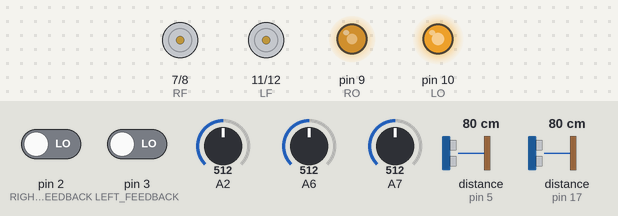
Bench run of a sketch on a simulated Arduino Nano, built with avr-gcc and run on an emulated ATmega328P. On the bench: motor-driver pin pairs drawn as motors (green arrow = first pin HIGH = forward, orange = second pin HIGH = backward, longer = more drive), output pins drawn as LEDs (lit = HIGH). The test bench sets the inputs (shaded band); at power-on: distance to the obstacle (sensors on pin 17, pin 5) 80 cm, A2 = 512, A6 = 512, A7 = 512, pin 2 (RIGHT_FEEDBACK) LOW, pin 3 (LEFT_FEEDBACK) LOW. The echo pulse lasts 58.3 µs per cm.

Above: at 1.2 s.
1.3 s: distance to the obstacle (sensor on pin 17) set to 91 cm
At 3.2 s:
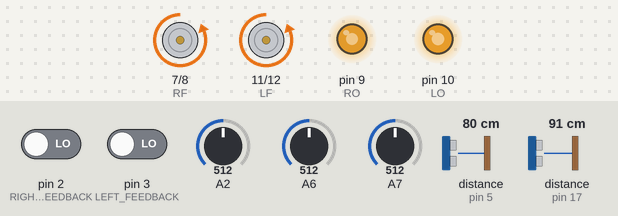
4.3 s: A2 set to 306
7.3 s: A6 set to 289
10.3 s: A7 set to 301
At 10.3 s:
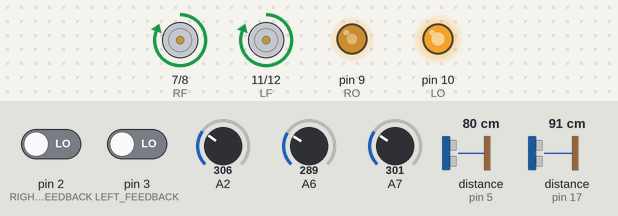
11.8 s: A7 set to 280
At 12.4 s:
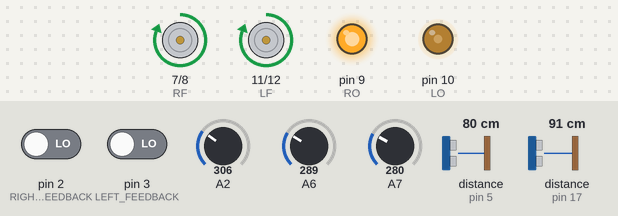
13.3 s: distance to the obstacle (sensor on pin 17) set to 102 cm
At 14.2 s:
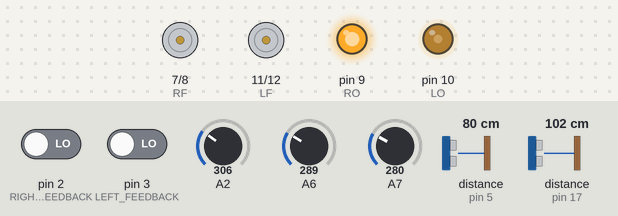
Timing chart, 0 to 16.9 s (numbered marks = the images above; inputs shaded):
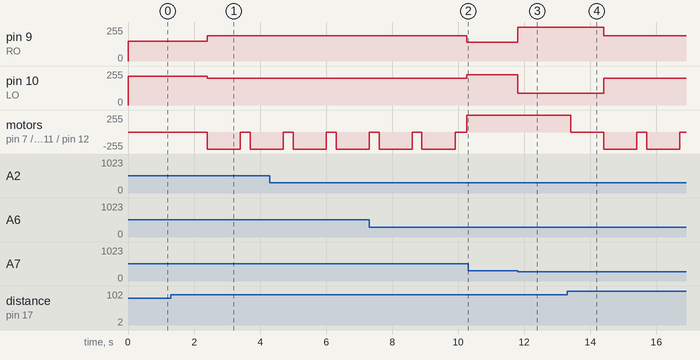

Measured:
- the behaviour switches between 85 and 86 cm on distance to the obstacle (sensor on pin 17) (found by bisection; images 0 and 1)
- the behaviour switches between 289 and 288 on A7 (found by bisection; images 2 and 3)
- the behaviour switches between 96 and 97 cm on distance to the obstacle (sensor on pin 17) (found by bisection; images 3 and 4)
- after the input at 1.3 s, pin 9 (RO): 150/255 → 190/255 after 1.1 s; pin 10 (LO): 215/255 → 200/255 after 1.1 s; motor on pin 7 (RF) / pin 8 (RB), motor on pin 11 (LF) / pin 12 (LB): stopped → backward 255/255 after 1.1 s, → stopped 1.0 s later, → backward 255/255 0.30 s later
- after the input at 7.3 s, pin 9 (RO): 190/255 → 140/255 after 3.0 s; pin 10 (LO): 200/255 → 227/255 after 3.0 s
- after the input at 10.3 s, every drawn part: stays the same
- after the input at 11.8 s, pin 9 (RO): 140/255 → 255/255 at once; pin 10 (LO): 227/255 → 90/255 at once
- after the input at 13.3 s, pin 9 (RO): 255/255 → 190/255 after 1.1 s; pin 10 (LO): 90/255 → 200/255 after 1.1 s; motor on pin 7 (RF) / pin 8 (RB), motor on pin 11 (LF) / pin 12 (LB): goes stopped 1.0 s, backward 255/255 1.0 s, stopped 0.30 s, backward 255/255 1.0 s, then stopped, starting after 0.11 s

The sketch:

story17.ino
```cpp
#include <NewPing.h>

#define FRONT_TRIGGER_PIN  4 // Arduino pin tied to trigger pin on the ultrasonic sensor.
#define FRONT_ECHO_PIN     5 // Arduino pin tied to echo pin on the ultrasonic sensor.
#define BOTTOM_TRIGGER_PIN  13 // Arduino pin tied to trigger pin on the ultrasonic sensor.
#define BOTTOM_ECHO_PIN     17 // Arduino pin tied to echo pin on the ultrasonic sensor.
#define MAX_DISTANCE 200 // Maximum distance we want to ping for (in centimeters). Maximum sensor distance is rated at 400-500cm.

NewPing forward_sonar(FRONT_TRIGGER_PIN, FRONT_ECHO_PIN, MAX_DISTANCE); // Setup pins and max distance for forward facing sensor
NewPing down_sonar(BOTTOM_TRIGGER_PIN, BOTTOM_ECHO_PIN, MAX_DISTANCE); // Setup pins and max distance for downward facing sensor

int RF = 7;
int RB = 8;
int RO = 9;
int LO = 10;
int LF = 11;
int LB = 12;

int middle_ldr = A6;
int left_ldr = A7;
int right_ldr = A2;

const int LEFT_FEEDBACK = 3;
const int RIGHT_FEEDBACK = 2;

volatile int leftcounter = 0;
volatile int rightcounter = 0;

int LEFT_SPD = 215;
int RIGHT_SPD = 150;

float front_distance = 150;
float down_distance = 1;
float last_measured = 400;

// the setup function runs once when you press reset or power the board
void setup() {
  pinMode(RF, OUTPUT);    //rightmotor fowrards
  pinMode(RB, OUTPUT);    //rightmotor backwards
  pinMode(RO, OUTPUT);
  pinMode(LO, OUTPUT);
  pinMode(LF, OUTPUT);   //leftmotor forwards
  pinMode(LB, OUTPUT);   //leftmotor backwards

  Serial.begin(115200);
  attachInterrupt(digitalPinToInterrupt(LEFT_FEEDBACK), LeftMotorISR, RISING);
  attachInterrupt(digitalPinToInterrupt(RIGHT_FEEDBACK), RightMotorISR, RISING);

  analogWrite(RO, RIGHT_SPD);
  analogWrite(LO, LEFT_SPD);

  front_distance = forward_sonar.ping_cm();
  down_distance = down_sonar.ping_cm();

  //search_for_light(); // Rotate to point at light source
}

// the loop function runs over and over again forever
void loop() {
  delay(50);
  // code for followin light
  int left_ldr_value = get_ldr_reading(left_ldr);
  int right_ldr_value = get_ldr_reading(right_ldr);
  int middle_ldr_value = get_ldr_reading(middle_ldr);
  if (left_ldr_value < right_ldr_value && left_ldr_value < middle_ldr_value){
    //turn more left
    set_speed(90, 255);
    forward();
  }
  if (right_ldr_value < left_ldr_value && right_ldr_value < middle_ldr_value){
    //turn more right
    set_speed(255, 60);
    forward();
  }
  if (middle_ldr_value < left_ldr_value && middle_ldr_value < right_ldr_value){
    //go straight
    set_speed(227, 140);
    forward();
  }

  // check for drop
  if ((down_distance - last_measured) >= 6 && last_measured != 400) {
    drop_detected();
  }

  //check for obstacle
  if (front_distance < 30 && front_distance > 20) {
    Stop();
  }

  // Check for reverse
  if (front_distance > 0 && front_distance < 21) {
    obstacle_detected();
  }

  last_measured = down_distance;
  front_distance = forward_sonar.ping_cm();
  down_distance = down_sonar.ping_cm();
}
// check max forward while straight speed
//complete all bonuses in the morning
//test chain of rovers
```

functions.ino
```cpp
void forward() {
  digitalWrite(RB, LOW);   // turn the LED on (HIGH is the voltage level)
  digitalWrite(LB, LOW);
  digitalWrite(RF, HIGH);   // turn the LED on (HIGH is the voltage level)
  digitalWrite(LF, HIGH);
}

void backward() {
  digitalWrite(RF, LOW);   // turn the LED on (HIGH is the voltage level)
  digitalWrite(LF, LOW);
  digitalWrite(RB, HIGH);   // turn the LED on (HIGH is the voltage level)
  digitalWrite(LB, HIGH);
}
void Stop() {
  digitalWrite(RF, LOW);   // turn the LED on (HIGH is the voltage level)
  digitalWrite(LF, LOW);
  digitalWrite(RB, LOW);   // turn the LED on (HIGH is the voltage level)
  digitalWrite(LB, LOW);
}

void S_left() {
  digitalWrite(RF, HIGH);   // turn the LED on (HIGH is the voltage level)

}

void S_right() {
  digitalWrite(LF, HIGH);   // turn the LED on (HIGH is the voltage level)
}

void LeftMotorISR() {
  leftcounter++;
}

void RightMotorISR() {
  rightcounter++;
}

void Turnleft(int r_time) {
  digitalWrite(RF, HIGH);
  delay(r_time);
  Stop();
}

void Turnright(int r_time) {
  digitalWrite(LF, HIGH);
  delay(r_time);
  Stop();
}

void Turnleftbackward(int r_time) {
  digitalWrite(RB, HIGH);
  delay(r_time);
  Stop();
}

void Turnrightbackward(int r_time) {
  digitalWrite(LB, HIGH);
  delay(r_time);
  Stop();
}

void Rotateleft(int r_time) {
  digitalWrite(RF, HIGH);
  digitalWrite(LB, HIGH);
  delay(r_time);
  Stop();
}

void Rotateright(int r_time) {
  digitalWrite(LF, HIGH);
  digitalWrite(RB, HIGH);
  if (r_time > 0) {
    delay(r_time);
    Stop();
  }
}

int get_ldr_reading(int sensor_pin) {
  int sensor_reading = 0;
  sensor_reading = analogRead(sensor_pin);
  return sensor_reading;
}

void set_speed(int left_s, int right_s) {
  analogWrite(RO, right_s);
  analogWrite(LO, left_s);
}

void search_for_light() {
  int best_counter = 0;
  int best_ldr_value = 9999;
  leftcounter = 0;

  // Set the motor speeds to be the same
  set_speed(215, 215);

  while (leftcounter < 299) {
    int ldr_val = get_ldr_reading(middle_ldr);
    if (ldr_val < best_ldr_value) {
      best_ldr_value = ldr_val;
      best_counter = leftcounter;
    }
    Rotateright(0);
  }

  Stop();
  leftcounter = 0;

  while (leftcounter < best_counter) {
      Rotateright(0);
  }
  Stop();
}

void drop_detected() {
  Stop();
  delay(1000);
  set_speed(200,190);

  for (int i=0; i<6; i++) {
    backward();
    delay(1000);
    Stop();
    delay(300);
  }
}

void obstacle_detected() {
  set_speed(200,190);
  backward();
  delay(500);
}
```
